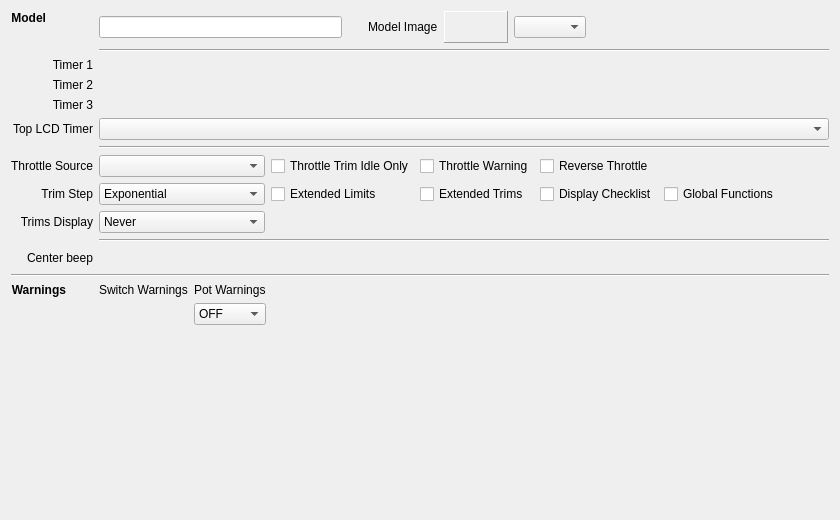
<?xml version="1.0" encoding="UTF-8"?>
<ui version="4.0">
 <class>Setup</class>
 <widget class="QWidget" name="Setup">
  <property name="geometry">
   <rect>
    <x>0</x>
    <y>0</y>
    <width>840</width>
    <height>520</height>
   </rect>
  </property>
  <property name="windowTitle">
   <string/>
  </property>
  <layout class="QVBoxLayout" name="verticalLayout">
   <item>
    <layout class="QGridLayout" name="gridLayout">
     <item row="1" column="0">
      <widget class="QLabel" name="label_timer1">
       <property name="font">
        <font>
         <weight>50</weight>
         <bold>false</bold>
        </font>
       </property>
       <property name="text">
        <string>Timer 1</string>
       </property>
       <property name="alignment">
        <set>Qt::AlignRight|Qt::AlignTrailing|Qt::AlignVCenter</set>
       </property>
      </widget>
     </item>
     <item row="4" column="0">
      <widget class="QLabel" name="toplcdTimerLabel">
       <property name="font">
        <font>
         <weight>50</weight>
         <bold>false</bold>
        </font>
       </property>
       <property name="text">
        <string>Top LCD Timer</string>
       </property>
       <property name="alignment">
        <set>Qt::AlignRight|Qt::AlignTrailing|Qt::AlignVCenter</set>
       </property>
      </widget>
     </item>
     <item row="0" column="1">
      <layout class="QVBoxLayout" name="verticalLayout_5">
       <item>
        <layout class="QHBoxLayout" name="horizontalLayout">
         <item>
          <widget class="QLineEdit" name="name">
           <property name="sizePolicy">
            <sizepolicy hsizetype="MinimumExpanding" vsizetype="Fixed">
             <horstretch>0</horstretch>
             <verstretch>0</verstretch>
            </sizepolicy>
           </property>
           <property name="maxLength">
            <number>10</number>
           </property>
          </widget>
         </item>
         <item>
          <spacer name="horizontalSpacer_2">
           <property name="orientation">
            <enum>Qt::Horizontal</enum>
           </property>
           <property name="sizeType">
            <enum>QSizePolicy::Fixed</enum>
           </property>
           <property name="sizeHint" stdset="0">
            <size>
             <width>20</width>
             <height>20</height>
            </size>
           </property>
          </spacer>
         </item>
         <item>
          <widget class="QLabel" name="modelImage_label">
           <property name="text">
            <string>Model Image</string>
           </property>
          </widget>
         </item>
         <item>
          <widget class="QLabel" name="imagePreview">
           <property name="sizePolicy">
            <sizepolicy hsizetype="Minimum" vsizetype="Minimum">
             <horstretch>0</horstretch>
             <verstretch>0</verstretch>
            </sizepolicy>
           </property>
           <property name="minimumSize">
            <size>
             <width>64</width>
             <height>32</height>
            </size>
           </property>
           <property name="maximumSize">
            <size>
             <width>64</width>
             <height>32</height>
            </size>
           </property>
           <property name="frameShape">
            <enum>QFrame::Panel</enum>
           </property>
           <property name="frameShadow">
            <enum>QFrame::Raised</enum>
           </property>
           <property name="text">
            <string/>
           </property>
           <property name="scaledContents">
            <bool>true</bool>
           </property>
          </widget>
         </item>
         <item>
          <widget class="QComboBox" name="image"/>
         </item>
         <item>
          <spacer name="horizontalSpacer_26">
           <property name="orientation">
            <enum>Qt::Horizontal</enum>
           </property>
           <property name="sizeHint" stdset="0">
            <size>
             <width>40</width>
             <height>20</height>
            </size>
           </property>
          </spacer>
         </item>
        </layout>
       </item>
       <item>
        <widget class="Line" name="line">
         <property name="orientation">
          <enum>Qt::Horizontal</enum>
         </property>
        </widget>
       </item>
      </layout>
     </item>
     <item row="10" column="0" alignment="Qt::AlignLeft|Qt::AlignTop">
      <widget class="QLabel" name="swwarn_label">
       <property name="sizePolicy">
        <sizepolicy hsizetype="Preferred" vsizetype="Minimum">
         <horstretch>0</horstretch>
         <verstretch>0</verstretch>
        </sizepolicy>
       </property>
       <property name="font">
        <font>
         <weight>75</weight>
         <bold>true</bold>
        </font>
       </property>
       <property name="text">
        <string>Warnings</string>
       </property>
       <property name="alignment">
        <set>Qt::AlignRight|Qt::AlignTrailing|Qt::AlignVCenter</set>
       </property>
      </widget>
     </item>
     <item row="10" column="1">
      <layout class="QHBoxLayout" name="horizontalLayout_8">
       <item>
        <layout class="QVBoxLayout" name="verticalLayout_6">
         <item>
          <widget class="QLabel" name="label_3">
           <property name="text">
            <string>Switch Warnings</string>
           </property>
          </widget>
         </item>
         <item>
          <layout class="QGridLayout" name="switchesStartupLayout" rowstretch="0" columnstretch="0">
           <property name="sizeConstraint">
            <enum>QLayout::SetMinimumSize</enum>
           </property>
           <property name="topMargin">
            <number>0</number>
           </property>
           <property name="bottomMargin">
            <number>6</number>
           </property>
           <property name="verticalSpacing">
            <number>6</number>
           </property>
          </layout>
         </item>
         <item>
          <spacer name="verticalSpacer_2">
           <property name="orientation">
            <enum>Qt::Vertical</enum>
           </property>
           <property name="sizeHint" stdset="0">
            <size>
             <width>20</width>
             <height>40</height>
            </size>
           </property>
          </spacer>
         </item>
        </layout>
       </item>
       <item>
        <layout class="QVBoxLayout" name="verticalLayout_7">
         <item alignment="Qt::AlignTop">
          <widget class="QLabel" name="label_potWarning">
           <property name="text">
            <string>Pot Warnings</string>
           </property>
          </widget>
         </item>
         <item>
          <layout class="QGridLayout" name="potWarningLayout">
           <item row="0" column="0" alignment="Qt::AlignTop">
            <widget class="QComboBox" name="potWarningMode">
             <item>
              <property name="text">
               <string>OFF</string>
              </property>
             </item>
             <item>
              <property name="text">
               <string>Manual</string>
              </property>
             </item>
             <item>
              <property name="text">
               <string>Auto</string>
              </property>
             </item>
            </widget>
           </item>
           <item row="1" column="0">
            <spacer name="verticalSpacer">
             <property name="orientation">
              <enum>Qt::Vertical</enum>
             </property>
             <property name="sizeHint" stdset="0">
              <size>
               <width>20</width>
               <height>40</height>
              </size>
             </property>
            </spacer>
           </item>
          </layout>
         </item>
        </layout>
       </item>
       <item>
        <spacer name="horizontalSpacer_3">
         <property name="orientation">
          <enum>Qt::Horizontal</enum>
         </property>
         <property name="sizeHint" stdset="0">
          <size>
           <width>40</width>
           <height>20</height>
          </size>
         </property>
        </spacer>
       </item>
      </layout>
     </item>
     <item row="0" column="0" alignment="Qt::AlignLeft|Qt::AlignTop">
      <widget class="QLabel" name="label">
       <property name="font">
        <font>
         <weight>75</weight>
         <bold>true</bold>
        </font>
       </property>
       <property name="text">
        <string>Model</string>
       </property>
       <property name="alignment">
        <set>Qt::AlignRight|Qt::AlignTrailing|Qt::AlignVCenter</set>
       </property>
      </widget>
     </item>
     <item row="8" column="1">
      <layout class="QHBoxLayout" name="horizontalLayout_7">
       <item>
        <layout class="QGridLayout" name="centerBeepLayout"/>
       </item>
       <item>
        <spacer name="horizontalSpacer_4">
         <property name="orientation">
          <enum>Qt::Horizontal</enum>
         </property>
         <property name="sizeHint" stdset="0">
          <size>
           <width>40</width>
           <height>20</height>
          </size>
         </property>
        </spacer>
       </item>
      </layout>
     </item>
     <item row="9" column="0" colspan="2">
      <widget class="Line" name="line_3">
       <property name="orientation">
        <enum>Qt::Horizontal</enum>
       </property>
      </widget>
     </item>
     <item row="8" column="0">
      <widget class="QLabel" name="label_12">
       <property name="font">
        <font>
         <weight>50</weight>
         <bold>false</bold>
        </font>
       </property>
       <property name="text">
        <string>Center beep</string>
       </property>
       <property name="alignment">
        <set>Qt::AlignRight|Qt::AlignTrailing|Qt::AlignVCenter</set>
       </property>
      </widget>
     </item>
     <item row="7" column="1">
      <widget class="Line" name="line_4">
       <property name="orientation">
        <enum>Qt::Horizontal</enum>
       </property>
      </widget>
     </item>
     <item row="6" column="1">
      <layout class="QGridLayout" name="gridLayout_2">
       <item row="1" column="2">
        <widget class="QCheckBox" name="extendedTrims">
         <property name="layoutDirection">
          <enum>Qt::LeftToRight</enum>
         </property>
         <property name="text">
          <string>Extended Trims</string>
         </property>
        </widget>
       </item>
       <item row="1" column="3">
        <widget class="QCheckBox" name="displayText">
         <property name="layoutDirection">
          <enum>Qt::LeftToRight</enum>
         </property>
         <property name="text">
          <string>Display Checklist</string>
         </property>
        </widget>
       </item>
       <item row="1" column="1">
        <widget class="QCheckBox" name="extendedLimits">
         <property name="layoutDirection">
          <enum>Qt::LeftToRight</enum>
         </property>
         <property name="text">
          <string>Extended Limits</string>
         </property>
        </widget>
       </item>
       <item row="0" column="3">
        <widget class="QCheckBox" name="throttleReverse">
         <property name="whatsThis">
          <string>Reverse throttle operation.
If this is checked the throttle will be reversed.  Idle will be forward, trim will also be reversed and the throttle warning will be reversed as well.

</string>
         </property>
         <property name="layoutDirection">
          <enum>Qt::LeftToRight</enum>
         </property>
         <property name="text">
          <string>Reverse Throttle</string>
         </property>
        </widget>
       </item>
       <item row="0" column="0">
        <widget class="QComboBox" name="throttleSource">
         <property name="sizePolicy">
          <sizepolicy hsizetype="MinimumExpanding" vsizetype="Fixed">
           <horstretch>0</horstretch>
           <verstretch>0</verstretch>
          </sizepolicy>
         </property>
        </widget>
       </item>
       <item row="0" column="1">
        <widget class="QCheckBox" name="throttleTrim">
         <property name="layoutDirection">
          <enum>Qt::LeftToRight</enum>
         </property>
         <property name="text">
          <string>Throttle Trim Idle Only</string>
         </property>
        </widget>
       </item>
       <item row="0" column="2">
        <widget class="QCheckBox" name="throttleWarning">
         <property name="layoutDirection">
          <enum>Qt::LeftToRight</enum>
         </property>
         <property name="text">
          <string>Throttle Warning</string>
         </property>
        </widget>
       </item>
       <item row="0" column="4">
        <spacer name="horizontalSpacer">
         <property name="orientation">
          <enum>Qt::Horizontal</enum>
         </property>
         <property name="sizeHint" stdset="0">
          <size>
           <width>40</width>
           <height>20</height>
          </size>
         </property>
        </spacer>
       </item>
       <item row="1" column="0">
        <widget class="QComboBox" name="trimIncrement">
         <property name="sizePolicy">
          <sizepolicy hsizetype="MinimumExpanding" vsizetype="Fixed">
           <horstretch>0</horstretch>
           <verstretch>0</verstretch>
          </sizepolicy>
         </property>
         <item>
          <property name="text">
           <string>Exponential</string>
          </property>
         </item>
         <item>
          <property name="text">
           <string>Extra Fine</string>
          </property>
         </item>
         <item>
          <property name="text">
           <string>Fine</string>
          </property>
         </item>
         <item>
          <property name="text">
           <string>Medium</string>
          </property>
         </item>
         <item>
          <property name="text">
           <string>Coarse</string>
          </property>
         </item>
        </widget>
       </item>
       <item row="2" column="0">
        <widget class="AutoComboBox" name="trimsDisplay">
         <property name="sizePolicy">
          <sizepolicy hsizetype="MinimumExpanding" vsizetype="Fixed">
           <horstretch>0</horstretch>
           <verstretch>0</verstretch>
          </sizepolicy>
         </property>
         <item>
          <property name="text">
           <string>Never</string>
          </property>
         </item>
         <item>
          <property name="text">
           <string>On change</string>
          </property>
         </item>
         <item>
          <property name="text">
           <string>Always</string>
          </property>
         </item>
        </widget>
       </item>
       <item row="1" column="4">
        <widget class="QCheckBox" name="gfEnabled">
         <property name="text">
          <string>Global Functions</string>
         </property>
        </widget>
       </item>
      </layout>
     </item>
     <item row="6" column="0">
      <layout class="QVBoxLayout" name="verticalLayout_2">
       <item alignment="Qt::AlignRight">
        <widget class="QLabel" name="label_ttrace">
         <property name="font">
          <font>
           <weight>50</weight>
           <bold>false</bold>
          </font>
         </property>
         <property name="text">
          <string>Throttle Source</string>
         </property>
         <property name="alignment">
          <set>Qt::AlignRight|Qt::AlignTrailing|Qt::AlignVCenter</set>
         </property>
        </widget>
       </item>
       <item alignment="Qt::AlignRight">
        <widget class="QLabel" name="label_10">
         <property name="font">
          <font>
           <weight>50</weight>
           <bold>false</bold>
          </font>
         </property>
         <property name="text">
          <string>Trim Step</string>
         </property>
         <property name="alignment">
          <set>Qt::AlignRight|Qt::AlignTrailing|Qt::AlignVCenter</set>
         </property>
        </widget>
       </item>
       <item>
        <widget class="QLabel" name="labelTrimsDisplay">
         <property name="font">
          <font>
           <weight>50</weight>
           <bold>false</bold>
          </font>
         </property>
         <property name="text">
          <string>Trims Display</string>
         </property>
         <property name="alignment">
          <set>Qt::AlignRight|Qt::AlignTrailing|Qt::AlignVCenter</set>
         </property>
        </widget>
       </item>
      </layout>
     </item>
     <item row="5" column="1">
      <widget class="Line" name="line_2">
       <property name="orientation">
        <enum>Qt::Horizontal</enum>
       </property>
      </widget>
     </item>
     <item row="2" column="0" alignment="Qt::AlignRight|Qt::AlignVCenter">
      <widget class="QLabel" name="label_timer2">
       <property name="font">
        <font>
         <weight>50</weight>
         <bold>false</bold>
        </font>
       </property>
       <property name="text">
        <string>Timer 2</string>
       </property>
       <property name="alignment">
        <set>Qt::AlignRight|Qt::AlignTrailing|Qt::AlignVCenter</set>
       </property>
      </widget>
     </item>
     <item row="3" column="0">
      <widget class="QLabel" name="label_timer3_2">
       <property name="font">
        <font>
         <weight>50</weight>
         <bold>false</bold>
        </font>
       </property>
       <property name="text">
        <string>Timer 3</string>
       </property>
       <property name="alignment">
        <set>Qt::AlignRight|Qt::AlignTrailing|Qt::AlignVCenter</set>
       </property>
      </widget>
     </item>
     <item row="4" column="1">
      <widget class="AutoComboBox" name="toplcdTimer">
       <property name="sizePolicy">
        <sizepolicy hsizetype="MinimumExpanding" vsizetype="Fixed">
         <horstretch>0</horstretch>
         <verstretch>0</verstretch>
        </sizepolicy>
       </property>
      </widget>
     </item>
    </layout>
   </item>
   <item>
    <layout class="QVBoxLayout" name="modulesLayout"/>
   </item>
   <item>
    <spacer name="verticalSpacer_3">
     <property name="orientation">
      <enum>Qt::Vertical</enum>
     </property>
     <property name="sizeHint" stdset="0">
      <size>
       <width>20</width>
       <height>40</height>
      </size>
     </property>
    </spacer>
   </item>
  </layout>
 </widget>
 <customwidgets>
  <customwidget>
   <class>AutoComboBox</class>
   <extends>QComboBox</extends>
   <header>autocombobox.h</header>
  </customwidget>
 </customwidgets>
 <tabstops>
  <tabstop>name</tabstop>
  <tabstop>image</tabstop>
  <tabstop>throttleSource</tabstop>
  <tabstop>throttleTrim</tabstop>
  <tabstop>throttleWarning</tabstop>
  <tabstop>throttleReverse</tabstop>
  <tabstop>trimIncrement</tabstop>
  <tabstop>extendedLimits</tabstop>
  <tabstop>extendedTrims</tabstop>
  <tabstop>displayText</tabstop>
  <tabstop>trimsDisplay</tabstop>
  <tabstop>potWarningMode</tabstop>
 </tabstops>
 <resources/>
 <connections/>
</ui>
